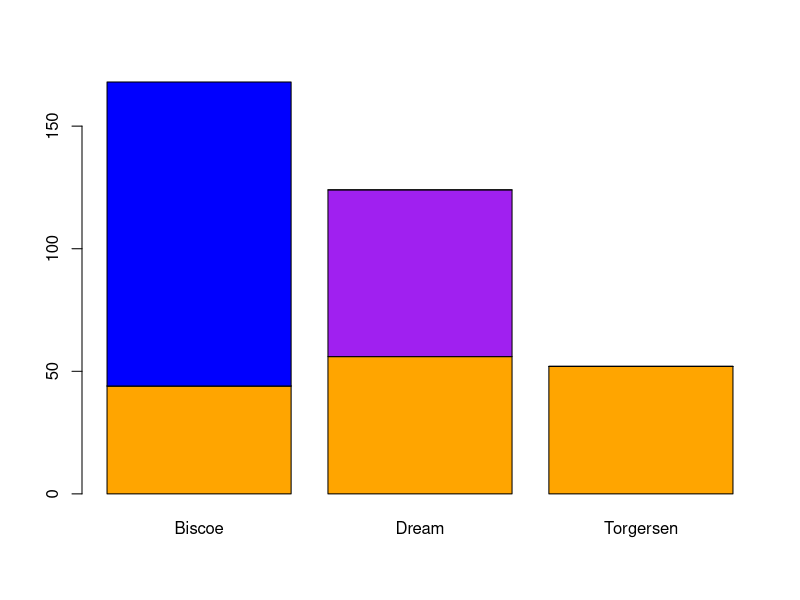
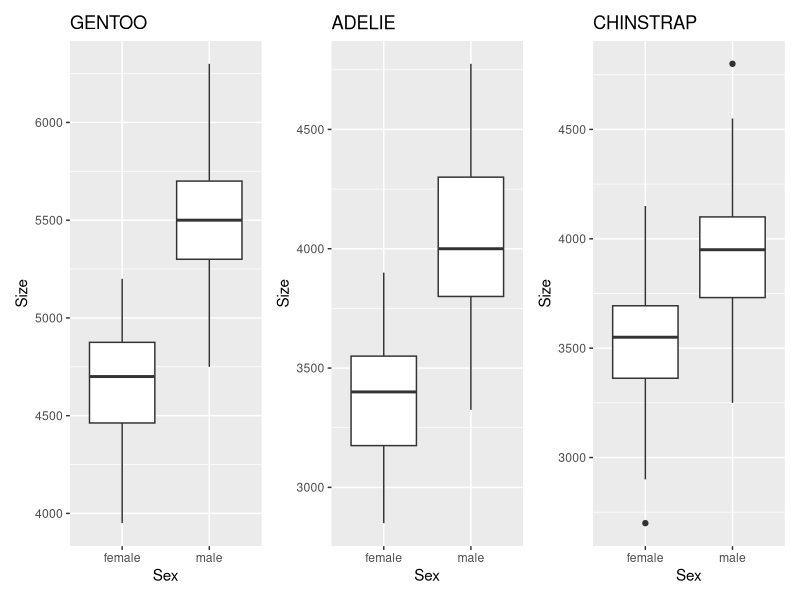

The R script that drew these images, in order:
## ---- chunk 1
#| echo: false
#install.packages("palmerpenguins")
library(palmerpenguins)
data(package = 'palmerpenguins')
library(dplyr)
View(penguins)
## ---- chunk 2
#| echo: false
n_individuos <- nrow(penguins)
n_individuos
## ---- chunk 3
#| echo: false
species_names <- c("Adelie", "Gentoo", "Chinstrap" )
genders <- c("female", "male")

for (specie_ in species_names) {
  for(gender in genders){
    n1 <-filter(penguins, sex== gender & species == specie_)
    cat("The number of"  , gender , "individuals in" , specie_, "species is :")
    print(nrow(n1)[1])
  }
  
}
## ---- chunk 4
#| echo: false
bill_length_media <- mean(penguins$bill_length_mm, na.rm = TRUE)
bill_length_sd <- sd(penguins$bill_length_mm, na.rm = TRUE)
min_bill_length <- min(penguins$bill_length_mm, na.rm = TRUE)
max_bill_length <-max(penguins$bill_length_mm, na.rm = TRUE)

cat("La media de la longitud del pico es:", bill_length_media, "\n")
cat("La desviación estándar de la longitud del pico es:", bill_length_sd, "\n")
cat("El valor mínimo de las mediciones de la longitud del pico es:", min_bill_length, "\n")
cat("El valor máximo de las mediciones de la longitud del pico es:",max_bill_length )
## ---- chunk 5
#| echo: false
bill_depth_media <- mean(penguins$bill_depth_mm, na.rm = TRUE)
bill_depth_sd <- sd(penguins$bill_depth_mm, na.rm = TRUE)
min_bill_depth <- min(penguins$bill_depth_mm, na.rm = TRUE)
max_bill_depth <- max(penguins$bill_depth_mm, na.rm = TRUE)

cat("La media de la profundidad del pico es:", bill_depth_media, "\n")
cat("La desviación estándar de la profundidad del pico es:", bill_depth_sd, "\n")
cat("El valor mínimo de las mediciones de la profundidad del pico es:", min_bill_depth, "\n")
cat("El valor máximo de las mediciones de la profundidad del pico es:",max_bill_depth )
## ---- chunk 6
#| echo: false
flipper_length_media <- mean(penguins$flipper_length_mm, na.rm = TRUE)
flipper_length_sd <- sd(penguins$flipper_length_mm, na.rm = TRUE)
min_flipper_length <- min(penguins$flipper_length_mm, na.rm = TRUE)
max_flipper_length <-max(penguins$flipper_length_mm, na.rm = TRUE)
cat("La media de la longitud de la aleta es:", flipper_length_media, "\n")
cat("La desviación estándar de la longitud de la aleta es:", flipper_length_sd, "\n")
cat("El valor mínimo de las mediciones de la longitud de la aleta es:", min_flipper_length, "\n")
cat("El valor máximo de las mediciones de la longitud de la aleta es:",max_flipper_length )
## ---- chunk 7
#| echo: false
body_mass_media <- mean(penguins$body_mass_g, na.rm = TRUE)
body_mass_sd <- sd(penguins$body_mass_g, na.rm = TRUE)
min_body_mass <- min(penguins$body_mass_g, na.rm = TRUE)
max_body_mass <- max(penguins$body_mass_g, na.rm = TRUE)

cat("La media del tamaño corporales:", body_mass_media, "\n")
cat("La desviación estándar del tamaño corporal es:", body_mass_sd, "\n")
cat("El valor mínimo de las mediciones del tamaño corporal es:", min_body_mass, "\n")
cat("El valor máximo de las mediciones del tamaño corporal es:",max_body_mass )
## ---- chunk 8
#| echo: false
table<- (penguins$species)
bar_plot_graph <- table(penguins$species, penguins$island)
bar_plot_graph
barplot(bar_plot_graph, col =c("orange", "purple","blue" ))
## ---- chunk 9
#| echo: false
dream_ind <- table(penguins$island)
dream_ind["Dream"]
## ---- chunk 10
#| echo: false
penguins <- penguins[!is.na(penguins$bill_length_mm),]
penguins <- penguins[!is.na(penguins$bill_depth_mm),]
penguins <- penguins[!is.na(penguins$flipper_length_mm),]
penguins <- penguins[!is.na(penguins$body_mass_g),]
penguins <- penguins[!is.na(penguins$sex),]

gentoo <- penguins[penguins$species == "Gentoo", ]
#gentoo
adelie <- penguins[penguins$species == "Adelie", ]
#adelie
chinstrap <- penguins[penguins$species == "Chinstrap", ]
#chinstrap

library(patchwork) 
library(ggplot2)

box_gentoo <- ggplot(data = gentoo) + 
  geom_boxplot(aes(x = sex, y = body_mass_g)) + 
  ggtitle("GENTOO") + xlab("Sex") + ylab("Size")

box_adelie <- ggplot(data = adelie) + 
  geom_boxplot(aes(x = sex, y = body_mass_g)) + 
  ggtitle("ADELIE") + xlab("Sex") + ylab("Size")

box_chinstrap <- ggplot(data = chinstrap) + 
  geom_boxplot(aes(x = sex, y = body_mass_g))+
  ggtitle("CHINSTRAP") + xlab("Sex") + ylab("Size")

box_gentoo + box_adelie + box_chinstrap
